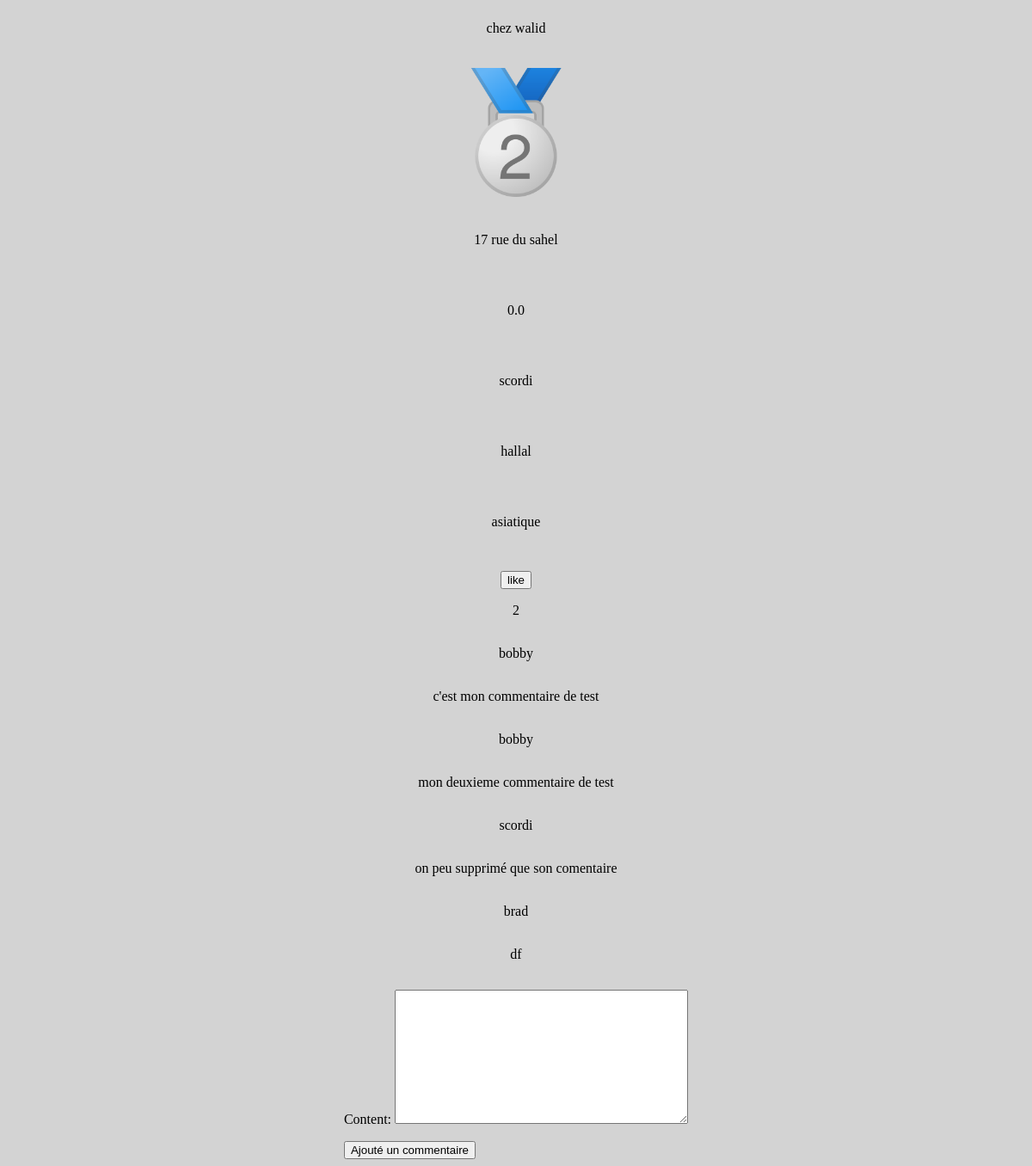
The app's page /one/2/ with its own data.
### food_app/models.py (models this page shows, shortened)
class Restaurant(models.Model):
    name=models.CharField(max_length=150,)
    adress=models.CharField(max_length=150,)
    price=models.FloatField(null=True, blank=True,default=0)
    creator=models.ForeignKey(User,on_delete=models.SET_NULL,null=True)
    inclusive_type=models.ForeignKey(Inclusive_type,on_delete=models.SET_NULL,null=True)
    food_type=models.ForeignKey(Food_type,on_delete=models.SET_NULL,null=True)
    image = models.ImageField(upload_to='restaurant_pict',blank=True,null=True)
    likes = models.ManyToManyField(User,related_name="restaurant_post",blank=True,default="")

class Inclusive_type(models.Model):
    name=models.CharField(max_length=150,)
    def __str__(self):
        return self.name

class Food_type(models.Model):
    name=models.CharField(max_length=150,)
    def __str__(self):
        return self.name

### auth_app/models.py (models this page shows)
class User(AbstractUser):
    avatar = models.ImageField(upload_to='profile_pict',blank=True,null=True)
    def __str__(self):
        return self.username

### likeNcom_app/models.py (models this page shows, shortened)
class Comment(models.Model):
    user= models.ForeignKey(User,on_delete=models.SET_NULL,null=True)
    content= models.TextField(max_length=255)
    restaurant=models.ForeignKey(Restaurant,on_delete=models.CASCADE)

### food_app/views.py (the view)
# urls.py: path('one/<int:restaurantId>/',oneRestaurant,name="one_restaurant"),
def oneRestaurant(request,restaurantId):
    user=request.user
    restaurant = Restaurant.objects.get(pk=restaurantId)
    commentaires = Comment.objects.filter(restaurant=restaurant)
    likeStatus = restaurant.likes.filter(id=user.id).exists()
    print(likeStatus)
    form = CommentForm()
    context={
        "restaurant":restaurant,
        "commentaires":commentaires,
        'form':form,
        'like':likeStatus
    }
    return render(request,'food_app/oneRestaurant.html',context)

### likeNcom_app/forms.py
class CommentForm(ModelForm):
    class Meta:
        model = Comment
        fields = ['content']

### food_app/templates/food_app/oneRestaurant.html (shortened to what this page needs)
{% extends "main.html" %}
{% load static %}
{%block content%}
<p>{{restaurant.name}}<p>
<img src="{% static restaurant.image%}"/>
<p>{{restaurant.adress}}<p>
<p>{{restaurant.price}}<p>
<p>{{restaurant.creator}}<p>
<p>{{restaurant.inclusive_type}}<p>
<p>{{restaurant.food_type}}<p>
    <form action="{% url 'likeNcom_app:addOrDelete_like' restaurant.id %}" method="post">
    {% if like %}
    <input type="submit" value="unlike">
</form>
    {% else %}
    <input type="submit" value="like">
</form>
    {% endif %}
<p>{{restaurant.likes.count}}</p>
{% if commentaires %}
{% for commentaire in commentaires %}
<p>{{commentaire.user.username}}</p>
<p>{{commentaire.content}}</p>
{% endfor %}
{% endif %}
<form method="post" action="{% url 'likeNcom_app:addComment' restaurant.id %}" >
    {{ form.as_p }}
    <button type="submit">Ajouté un commentaire</button>
  </form>
{%endblock%}

### project_test/static/project_test/main.css (style rules this page uses)
body { background-color:lightgray; display:flex; flex-direction: column; align-items: center; }
img { height: 10em; width: 10em; }

### records on screen
Restaurant: name "chez walid", image (picture), adress "17 rue du sahel", price "0.0", creator "scordi", inclusive_type "hallal", food_type "asiatique", likes.count "2"
Comment: user.username "bobby", content "c'est mon commentaire de test"
Comment: user.username "bobby", content "mon deuxieme commentaire de test"
Comment: user.username "scordi", content "on peu supprimé que son comentaire"
Comment: user.username "brad", content "df"
